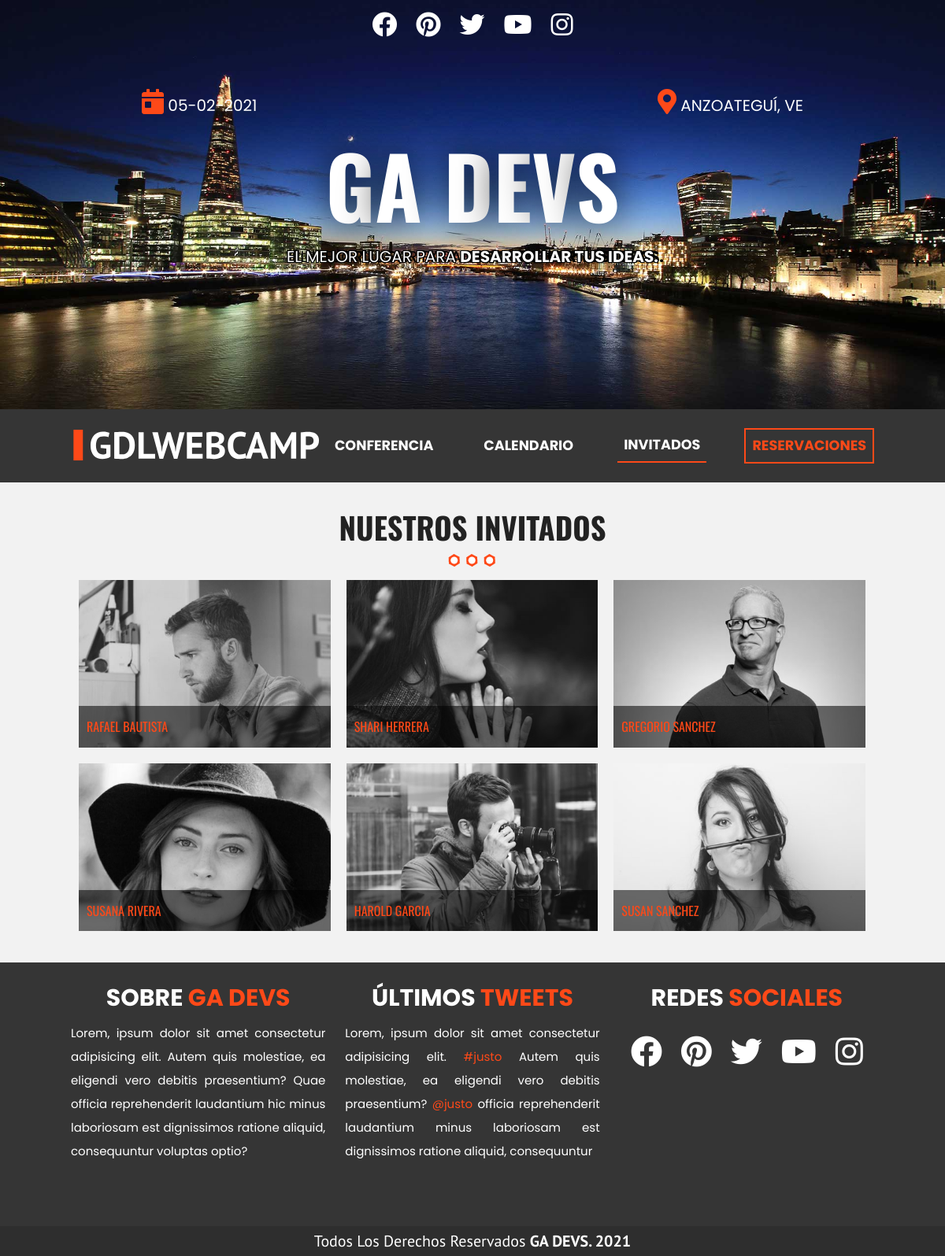
/invitados.php, run on the app's committed database.
### tables this page shows
CREATE TABLE IF NOT EXISTS `invitados` (
  `invitado_id` tinyint(10) NOT NULL AUTO_INCREMENT,
  `nombre_invitado` varchar(30) NOT NULL,
  `apellido_invitado` varchar(30) NOT NULL,
  `descripcion` text NOT NULL,
  `url_imagen` varchar(50) NOT NULL,
  PRIMARY KEY (`invitado_id`)
);

### invitados.php (called while the page is built, shortened)
<?php
include 'includes/templates/header.php' ?>
<?php include 'includes/templates/invitados.php' ?>
<?php include 'includes/templates/footer.php' ?>

### includes/templates/invitados.php (the view, shortened to what this page needs)
<?php
try {
    require 'includes/functions/db.php';
    $sql = "SELECT * FROM invitados";
    $resultado = $conn->query($sql);
} catch (\Exception $e) {
    echo $e->getMessage();
}
?>
<section class="invitados contenedor seccion">
    <h2>Nuestros Invitados</h2>
    <ul class="lista-invitados clearfix">
        <?php while ($invitados = $resultado->fetch_assoc()) :
            $invitado = array(
                'id' => $invitados['invitado_id'],
                'nombre' => $invitados['nombre_invitado'] . " " . $invitados['apellido_invitado'],
                'descripcion' => $invitados['descripcion'],
                'imagen' => $invitados['url_imagen']
            );
        ?>
            <li>
                <div class="invitado">
                    <a class="invitado-info" href="#invitado<?php echo $invitado['id']; ?>">
                        <img src="img/<?php echo $invitado['imagen'];  ?>" alt="<?php echo "Invitado: " . $invitado['nombre']; ?>">
                        <p><?php echo $invitado['nombre']; ?></p>
                    </a>
                </div>
            </li>
        <?php endwhile; ?>
    </ul>
</section>

### includes/templates/header.php (shortened to what this page needs)
<!doctype html>
<html class="no-js" lang="">
<head>
    <link rel="stylesheet" href="https://unpkg.com/leaflet@1.7.1/dist/leaflet.css" />
    <link rel="stylesheet" href="css/normalize.css">
    <link rel="stylesheet" href="css/all.min.css">
<?php
$archivo = basename($_SERVER['PHP_SELF']);
$pagina = str_replace(".php", "", $archivo);
if($pagina == 'invitados' || $pagina == 'index'){
    echo '<link rel="stylesheet" href="css/colorbox.css">';
} else if($pagina == 'conferencia'){
    echo '<link rel="stylesheet" href="css/lightbox.css">';
}
?>
    <link rel="stylesheet" href="css/main.css">
</head>
<body class="<?php echo $pagina ?>"  >
    <header class="site-header">
        <div class="hero">
            <div class="contenido-header">
                <nav class="redes-sociales">
                    <a href="#"><i class="fab fa-facebook"></i></a>
                    <a href="#"><i class="fab fa-pinterest"></i></a>
                    <a href="#"><i class="fab fa-twitter"></i></a>
                    <a href="#"><i class="fab fa-youtube"></i></a>
                    <a href="#"><i class="fab fa-instagram"></i></a>
                </nav>
                <div class="informacion-evento flex">
                    <div class="datos-evento">
                        <p class="fecha margin"><i class="fas fa-calendar-day"></i> 05-02-2021</p>
                        <p class="ciudad margin"><i class="fas fa-map-marker-alt"></i> Anzoateguí, VE</p>
                    </div>
                    <div class="nombre-evento">
                        <h1 class="nombre-sitio">GA Devs</h1>
                        <p class="slogan">El mejor lugar para <span>Desarrollar tus ideas.</span></p>
                    </div>
                </div>
            </div>
        </div>
    </header>
    <div class="barra">
        <div class="contenedor flex">
            <div class="logo">
                <a href="index.php"><img src="img/logo.svg" alt="logo"></a>
            </div>
            <nav class="navegacion-principal">
                <a href="conferencia.php">Conferencia</a>
                <a href="calendario.php">Calendario</a>
                <a  href="invitados.php">Invitados</a>
                <a  href="registro.php">Reservaciones</a>
            </nav>
        </div>
    </div>

### includes/templates/footer.php (shortened to what this page needs)
<footer class="footer">
    <div class="footer-contenido">
        <div class="contenedor flex footer-contenido--alineacion">
            <div class="contenedor footer--contenido__segmento">
                <p class="titulo">Sobre <span>GA Devs</span></p>
                <p class="texto">Lorem, ipsum dolor sit amet consectetur adipisicing elit. Autem quis molestiae, ea
                    eligendi vero debitis praesentium? Quae officia reprehenderit laudantium hic minus laboriosam
                    est dignissimos ratione aliquid, consequuntur voluptas optio?</p>
            </div>
            <div class="contenedor footer--contenido__segmento">
                <p class="titulo">Últimos <span>Tweets</span></p>
                <p class="texto">Lorem, ipsum dolor sit amet consectetur adipisicing elit. <span>#justo</span> Autem
                    quis molestiae, ea eligendi vero
                    debitis praesentium? <span>@justo</span> officia reprehenderit laudantium minus laboriosam est
                    dignissimos ratione aliquid,
                    consequuntur </p>
            </div>
            <div class="contenedor footer--contenido__segmento">
                <p class="titulo">Redes <span>Sociales</span></p>
                <div class="footer--iconos">
                    <a href="#"><i class="fab fa-facebook"></i></a>
                    <a href="#"><i class="fab fa-pinterest"></i></a>
                    <a href="#"><i class="fab fa-twitter"></i></a>
                    <a href="#"><i class="fab fa-youtube"></i></a>
                    <a href="#"><i class="fab fa-instagram"></i></a>
                </div>
            </div>
        </div>
    </div>
    <div class="footer-copyright contenedor">
        <p>Todos Los Derechos Reservados <span>GA Devs. 2021</span></p>
    </div>
</footer>
</body>
</html>

### data on the page
invitados: url_imagen (picture), nombre "RAFAEL BAUTISTA"
invitados: url_imagen (picture), nombre "SHARI HERRERA"
invitados: url_imagen (picture), nombre "GREGORIO SANCHEZ"
invitados: url_imagen (picture), nombre "SUSANA RIVERA"
invitados: url_imagen (picture), nombre "HAROLD GARCIA"
invitados: url_imagen (picture), nombre "SUSAN SANCHEZ"
